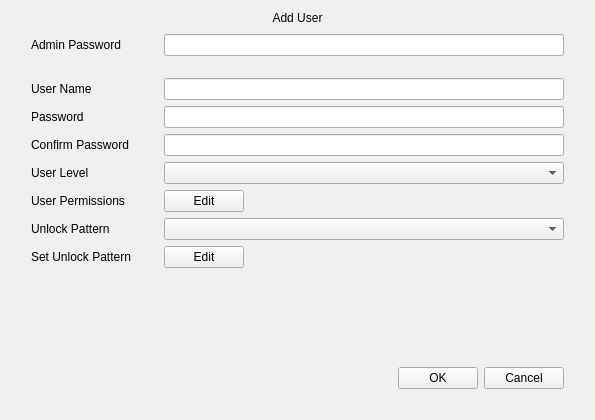
<?xml version="1.0" encoding="UTF-8"?>
<ui version="4.0">
 <class>AddUser</class>
 <widget class="QWidget" name="AddUser">
  <property name="geometry">
   <rect>
    <x>0</x>
    <y>0</y>
    <width>595</width>
    <height>420</height>
   </rect>
  </property>
  <property name="windowTitle">
   <string>Dialog</string>
  </property>
  <layout class="QVBoxLayout" name="verticalLayout_2">
   <property name="spacing">
    <number>0</number>
   </property>
   <item>
    <widget class="QLabel" name="label_title">
     <property name="text">
      <string>Add User</string>
     </property>
     <property name="alignment">
      <set>Qt::AlignCenter</set>
     </property>
    </widget>
   </item>
   <item>
    <widget class="QWidget" name="widget_background" native="true">
     <property name="sizePolicy">
      <sizepolicy hsizetype="Preferred" vsizetype="Expanding">
       <horstretch>0</horstretch>
       <verstretch>0</verstretch>
      </sizepolicy>
     </property>
     <property name="focusPolicy">
      <enum>Qt::StrongFocus</enum>
     </property>
     <layout class="QVBoxLayout" name="verticalLayout">
      <property name="leftMargin">
       <number>20</number>
      </property>
      <property name="rightMargin">
       <number>20</number>
      </property>
      <property name="bottomMargin">
       <number>20</number>
      </property>
      <item>
       <layout class="QGridLayout" name="gridLayout">
        <item row="4" column="0">
         <widget class="QLabel" name="label_confirm">
          <property name="text">
           <string>Confirm Password</string>
          </property>
         </widget>
        </item>
        <item row="5" column="0">
         <widget class="QLabel" name="label_userLevel">
          <property name="text">
           <string>User Level</string>
          </property>
         </widget>
        </item>
        <item row="3" column="1">
         <widget class="MyLineEdit" name="lineEdit_password">
          <property name="minimumSize">
           <size>
            <width>400</width>
            <height>0</height>
           </size>
          </property>
          <property name="maxLength">
           <number>32</number>
          </property>
          <property name="echoMode">
           <enum>QLineEdit::Password</enum>
          </property>
         </widget>
        </item>
        <item row="2" column="1">
         <widget class="MyLineEdit" name="lineEdit_userName">
          <property name="sizePolicy">
           <sizepolicy hsizetype="Expanding" vsizetype="Fixed">
            <horstretch>2</horstretch>
            <verstretch>0</verstretch>
           </sizepolicy>
          </property>
          <property name="maxLength">
           <number>32</number>
          </property>
         </widget>
        </item>
        <item row="3" column="0">
         <widget class="QLabel" name="label_password">
          <property name="text">
           <string>Password</string>
          </property>
         </widget>
        </item>
        <item row="2" column="0">
         <widget class="QLabel" name="label_userName">
          <property name="sizePolicy">
           <sizepolicy hsizetype="Preferred" vsizetype="Preferred">
            <horstretch>1</horstretch>
            <verstretch>0</verstretch>
           </sizepolicy>
          </property>
          <property name="text">
           <string>User Name</string>
          </property>
         </widget>
        </item>
        <item row="1" column="0">
         <widget class="QWidget" name="widget_1" native="true">
          <property name="minimumSize">
           <size>
            <width>0</width>
            <height>10</height>
           </size>
          </property>
         </widget>
        </item>
        <item row="5" column="1">
         <widget class="ComboBox" name="comboBox_userLevel"/>
        </item>
        <item row="7" column="0">
         <widget class="QLabel" name="label_unlockPattern">
          <property name="text">
           <string>Unlock Pattern</string>
          </property>
         </widget>
        </item>
        <item row="0" column="0">
         <widget class="QLabel" name="label_adminPassword">
          <property name="sizePolicy">
           <sizepolicy hsizetype="Preferred" vsizetype="Preferred">
            <horstretch>1</horstretch>
            <verstretch>0</verstretch>
           </sizepolicy>
          </property>
          <property name="text">
           <string>Admin Password</string>
          </property>
         </widget>
        </item>
        <item row="8" column="0">
         <widget class="QLabel" name="label_setUnlockPattern">
          <property name="text">
           <string>Set Unlock Pattern</string>
          </property>
         </widget>
        </item>
        <item row="0" column="1">
         <widget class="MyLineEdit" name="lineEdit_adminPassword">
          <property name="maxLength">
           <number>32</number>
          </property>
          <property name="echoMode">
           <enum>QLineEdit::Password</enum>
          </property>
         </widget>
        </item>
        <item row="4" column="1">
         <widget class="MyLineEdit" name="lineEdit_confirm">
          <property name="maxLength">
           <number>32</number>
          </property>
          <property name="echoMode">
           <enum>QLineEdit::Password</enum>
          </property>
         </widget>
        </item>
        <item row="7" column="1">
         <widget class="ComboBox" name="comboBox_patternEnable"/>
        </item>
        <item row="8" column="1">
         <widget class="QWidget" name="widget_2" native="true">
          <layout class="QHBoxLayout" name="horizontalLayout_2">
           <property name="leftMargin">
            <number>0</number>
           </property>
           <property name="topMargin">
            <number>0</number>
           </property>
           <property name="rightMargin">
            <number>0</number>
           </property>
           <property name="bottomMargin">
            <number>0</number>
           </property>
           <item>
            <widget class="MyPushButton" name="pushButton_patternEdit">
             <property name="text">
              <string>Edit</string>
             </property>
            </widget>
           </item>
           <item>
            <spacer name="horizontalSpacer_2">
             <property name="orientation">
              <enum>Qt::Horizontal</enum>
             </property>
             <property name="sizeHint" stdset="0">
              <size>
               <width>40</width>
               <height>20</height>
              </size>
             </property>
            </spacer>
           </item>
          </layout>
         </widget>
        </item>
        <item row="6" column="0">
         <widget class="QLabel" name="labelUserPermissions">
          <property name="text">
           <string>User Permissions</string>
          </property>
         </widget>
        </item>
        <item row="6" column="1">
         <widget class="QWidget" name="horizontalWidget" native="true">
          <layout class="QHBoxLayout" name="horizontalLayout_3">
           <property name="leftMargin">
            <number>0</number>
           </property>
           <property name="topMargin">
            <number>0</number>
           </property>
           <property name="rightMargin">
            <number>0</number>
           </property>
           <property name="bottomMargin">
            <number>0</number>
           </property>
           <item>
            <widget class="MyPushButton" name="pushButtonPermissionsEdit">
             <property name="text">
              <string>Edit</string>
             </property>
            </widget>
           </item>
           <item>
            <spacer name="horizontalSpacer_3">
             <property name="orientation">
              <enum>Qt::Horizontal</enum>
             </property>
             <property name="sizeHint" stdset="0">
              <size>
               <width>40</width>
               <height>20</height>
              </size>
             </property>
            </spacer>
           </item>
          </layout>
         </widget>
        </item>
       </layout>
      </item>
      <item>
       <spacer name="verticalSpacer">
        <property name="orientation">
         <enum>Qt::Vertical</enum>
        </property>
        <property name="sizeHint" stdset="0">
         <size>
          <width>228</width>
          <height>7</height>
         </size>
        </property>
       </spacer>
      </item>
      <item>
       <layout class="QHBoxLayout" name="horizontalLayout">
        <item>
         <spacer name="horizontalSpacer">
          <property name="orientation">
           <enum>Qt::Horizontal</enum>
          </property>
          <property name="sizeHint" stdset="0">
           <size>
            <width>40</width>
            <height>20</height>
           </size>
          </property>
         </spacer>
        </item>
        <item>
         <widget class="QPushButton" name="pushButton_ok">
          <property name="text">
           <string>OK</string>
          </property>
         </widget>
        </item>
        <item>
         <widget class="QPushButton" name="pushButton_cancel">
          <property name="text">
           <string>Cancel</string>
          </property>
         </widget>
        </item>
       </layout>
      </item>
     </layout>
    </widget>
   </item>
  </layout>
 </widget>
 <customwidgets>
  <customwidget>
   <class>ComboBox</class>
   <extends>QComboBox</extends>
   <header>combobox.h</header>
  </customwidget>
  <customwidget>
   <class>MyLineEdit</class>
   <extends>QLineEdit</extends>
   <header>mylineedit.h</header>
  </customwidget>
  <customwidget>
   <class>MyPushButton</class>
   <extends>QPushButton</extends>
   <header>mypushbutton.h</header>
  </customwidget>
 </customwidgets>
 <resources/>
 <connections/>
</ui>
